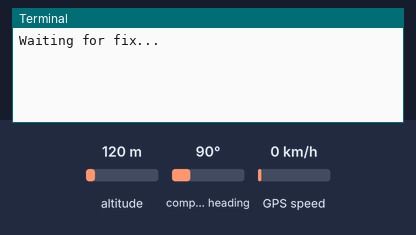
A program run on a simulated Raspberry Pi (BCM pin numbers). Parts: the last lines printed to the terminal. The inputs (shaded band) are chosen by the test bench; at power-on: compass heading 90°, altitude 120 m, GPS speed 0 km/h. The clock reads 2024-03-15 10:24:30 at power-on unless the program sets it; files the program writes start out absent; the GPS gets a fix after 3 s at 37.7749, -122.4194 with 8 satellites.

Above: at 1.2 s.
1.3 s: compass heading set to 180°
At 3.5 s:
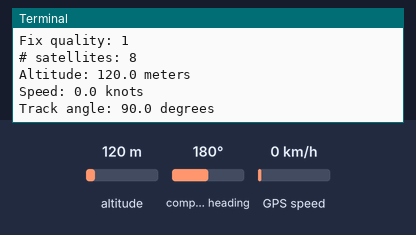
4.5 s: altitude set to 20 m
7.5 s: GPS speed set to 30 km/h
At 8.7 s:
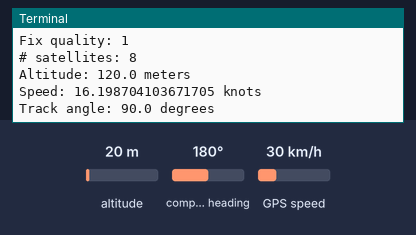
11.5 s: altitude set to 250 m
14.5 s: GPS speed set to 118 km/h
At 15.5 s:
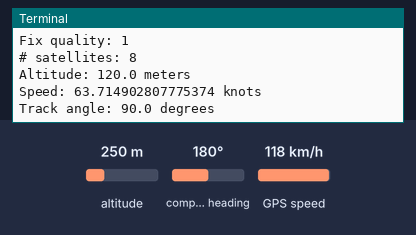
Timing chart, 0 to 17.5 s (numbered marks = the images above; inputs shaded):
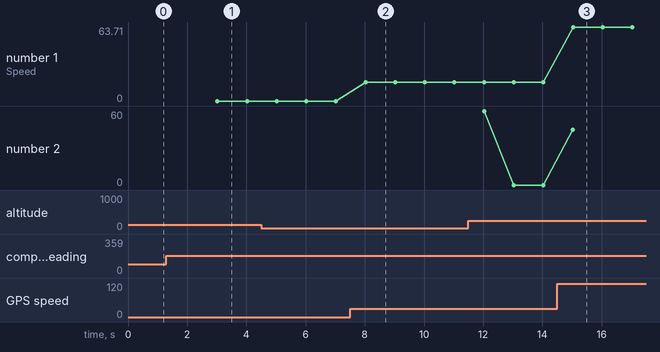

Measured:
- after the input at 1.3 s, the terminal: prints a new line after 1.7 s (image 1)
- after the input at 7.5 s, the terminal: prints a new line after 0.52 s (image 2)
- after the input at 14.5 s, the terminal: prints a new line after 0.53 s (image 3)
- plotted number 1: 0 → 16.2 after the input at 7.5 s, 16.2 → 63.71 after the input at 14.5 s

The program:

main.py
```python
import time
import board
import busio
import adafruit_gps
import serial
import csv


uart = serial.Serial("/dev/ttyS0", baudrate=9600, timeout=3000)
gps = adafruit_gps.GPS(uart, debug=False)

gps.send_command(b'PMTK314,0,1,0,1,0,0,0,0,0,0,0,0,0,0,0,0,0,0,0')
gps.send_command(b'PMTK220,1000')

last_print = time.monotonic()

with open("data/nmea.txt", "wb") as nmea, open("data/data.csv", "w") as data:
    fieldnames = ['time', 'latitude', 'longitude', 'speed', 'altitude', 'angle']
    data_writer = csv.DictWriter(data, fieldnames=fieldnames, delimiter=',', quotechar='"', quoting=csv.QUOTE_MINIMAL)
    data_writer.writeheader()
    while True:

        gps.update()
        # Every second print out current location details if there's a fix.
        current = time.monotonic()
        if current - last_print >= 1.0:
            last_print = current

            if not gps.has_fix:
                # Try again if we don't have a fix yet.
                print('Waiting for fix...')
                continue

            #NMEA data
            sentence = uart.readline()
            nmea.write(sentence)
            nmea.flush()

            data_writer.writerow({'time': '{:02}:{:02}:{:02}'.format(gps.timestamp_utc.tm_hour, gps.timestamp_utc.tm_min, gps.timestamp_utc.tm_sec),
                'latitude': gps.latitude,
                'longitude': gps.longitude,
                'speed': gps.speed_knots,
                'altitude': gps.altitude_m,
                'angle': gps.track_angle_deg})

            # We have a fix! (gps.has_fix is true)
            # Print out details about the fix like location, date, etc.
            print('=' * 40)  # Print a separator line.
            print('Fix timestamp: {:02}:{:02}:{:02}'.format(
                gps.timestamp_utc.tm_hour,
                gps.timestamp_utc.tm_min,
                gps.timestamp_utc.tm_sec))
            #Print NMEA data written
            print(str(sentence, 'ascii').strip())

            print('Latitude: {0:.6f} degrees'.format(gps.latitude))
            print('Longitude: {0:.6f} degrees'.format(gps.longitude))
            print('Fix quality: {}'.format(gps.fix_quality))
            # Some attributes beyond latitude, longitude and timestamp are optional
            # and might not be present.  Check if they're None before trying to use!
            if gps.satellites is not None:
                print('# satellites: {}'.format(gps.satellites))
            if gps.altitude_m is not None:
                print('Altitude: {} meters'.format(gps.altitude_m))
            if gps.speed_knots is not None:
                print('Speed: {} knots'.format(gps.speed_knots))
            if gps.track_angle_deg is not None:
                print('Track angle: {} degrees'.format(gps.track_angle_deg))
```
